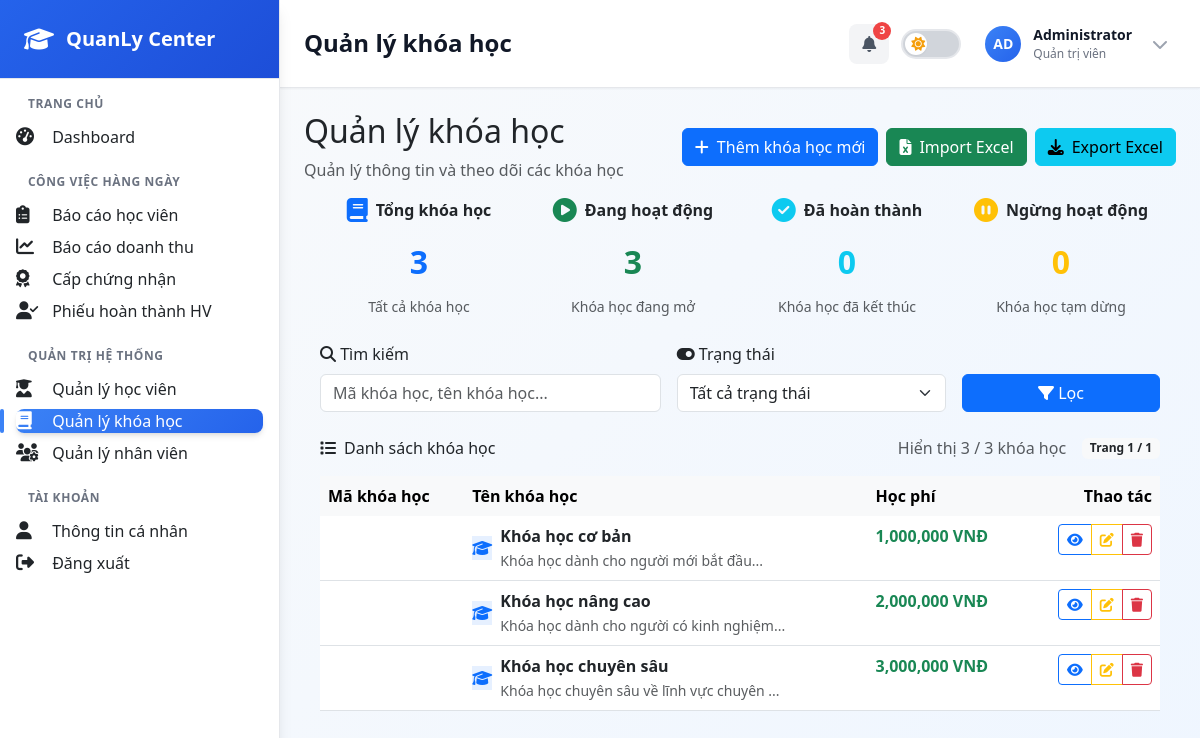
Screenshot of /public/courses (signed in) with the database file from the repository.
### tables this page shows
CREATE TABLE courses (
    id INT PRIMARY KEY AUTO_INCREMENT,
    course_name VARCHAR(100) NOT NULL,
    description TEXT,
    price DECIMAL(10, 2) NOT NULL,
    status ENUM('active', 'inactive') NOT NULL DEFAULT 'active',
    created_at TIMESTAMP DEFAULT CURRENT_TIMESTAMP,
    updated_at TIMESTAMP DEFAULT CURRENT_TIMESTAMP ON UPDATE CURRENT_TIMESTAMP
);

### app/views/courses/index.php (the view, shortened to what the rows shown need)
<?php
require_once __DIR__ . '/../layouts/main.php';
?>
<?= pageHeader(
    'Quản lý khóa học',
    'Quản lý thông tin và theo dõi các khóa học',
    '<div class="d-flex gap-2">
        <a href="/Quan_ly_trung_tam/public/courses/create" class="btn btn-primary">
            <i class="fas fa-plus me-2"></i>Thêm khóa học mới
        </a>
        <a href="/Quan_ly_trung_tam/public/courses/import" class="btn btn-success">
            <i class="fas fa-file-excel me-2"></i>Import Excel
        </a>
        <a href="/Quan_ly_trung_tam/public/courses/export" class="btn btn-info">
            <i class="fas fa-download me-2"></i>Export Excel
        </a>
    </div>'
) ?>
<div class="p-3">
    <div class="stats-card">
        <div class="card-body">
            <div class="table-responsive">
                <table class="table table-hover">
                    <thead class="table-light">
                        <tr>
                            <th class="border-0">Mã khóa học</th>
                            <th class="border-0">Tên khóa học</th>
                            <th class="border-0">Học phí</th>
                            <th class="border-0 text-end">Thao tác</th>
                        </tr>
                    </thead>
                    <tbody>
                        <?php if (empty($courses)): ?>
                            <tr>
                                <td colspan="4" class="text-center py-4">
                                    <i class="fas fa-inbox fa-3x text-muted mb-3 d-block"></i>
                                    <p class="text-muted">Chưa có khóa học nào</p>
                                    <a href="/Quan_ly_trung_tam/public/courses/create" class="btn btn-primary btn-sm">
                                        <i class="fas fa-plus me-1"></i>Thêm khóa học đầu tiên
                                    </a>
                                </td>
                            </tr>
                        <?php else: ?>
                            <?php foreach ($courses as $course): ?>
                                <tr>
                                    <td>
                                    </td>
                                    <td>
                                        <div class="d-flex align-items-center">
                                            <div class="icon-circle bg-primary bg-opacity-10 text-primary me-2">
                                                <i class="fas fa-graduation-cap"></i>
                                            </div>
                                            <div>
                                                <strong><?= htmlspecialchars($course['course_name']) ?></strong>
                                                <?php if (!empty($course['description'])): ?>
                                                    <br><small class="text-muted"><?= htmlspecialchars(substr($course['description'], 0, 50)) ?>...</small>
                                                <?php endif; ?>
                                            </div>
                                        </div>
                                    </td>
                                    <td>
                                        <strong class="text-success"><?= number_format($course['price'] ?? 0) ?> VNĐ</strong>
                                    </td>
                                    <td class="text-end">
                                        <div class="btn-group btn-group-sm">
                                            <a href="/Quan_ly_trung_tam/public/courses/<?= $course['id'] ?>"
                                               class="btn btn-outline-primary" title="Xem chi tiết">
                                                <i class="fas fa-eye"></i>
                                            </a>
                                            <a href="/Quan_ly_trung_tam/public/courses/<?= $course['id'] ?>/edit"
                                               class="btn btn-outline-warning" title="Sửa">
                                                <i class="fas fa-edit"></i>
                                            </a>
                                            <button type="button" class="btn btn-outline-danger"
                                                    onclick="deleteCourse(<?= $course['id'] ?>, '<?= htmlspecialchars($course['course_name']) ?>')"
                                                    title="Xóa">
                                                <i class="fas fa-trash"></i>
                                            </button>
                                        </div>
                                    </td>
                                </tr>
                            <?php endforeach; ?>
                        <?php endif; ?>
                    </tbody>
                </table>
            </div>
        </div>
    </div>
</div>

### rows the page displays
courses: course_name "Khóa học cơ bản", description "Khóa học dành cho người mới bắt đầu", price "1,000,000"
courses: course_name "Khóa học nâng cao", description "Khóa học dành cho người có kinh nghiệm", price "2,000,000"
courses: course_name "Khóa học chuyên sâu", description "Khóa học chuyên sâu về lĩnh vực chuyên", price "3,000,000"

### other values shown
$pageTitle "Quản lý khóa học"
getUserInitials($currentUser['full_name']) "AD"
$currentUser['full_name'] "Administrator"
$title "Quản lý khóa học"
$subtitle "Quản lý thông tin và theo dõi các khóa học"
$buttons "Thêm khóa học mới Import Excel Export Excel"
$title "Tổng khóa học Đang hoạt động Đã hoàn thành Ngừng hoạt động"
$value "3 3 0 0"
$description "Tất cả khóa học Khóa học đang mở Khóa học đã kết thúc Khóa học tạm dừng"
count($courses) "3"
$totalCourses "3"
$currentPage "1"
$totalPages "1"
